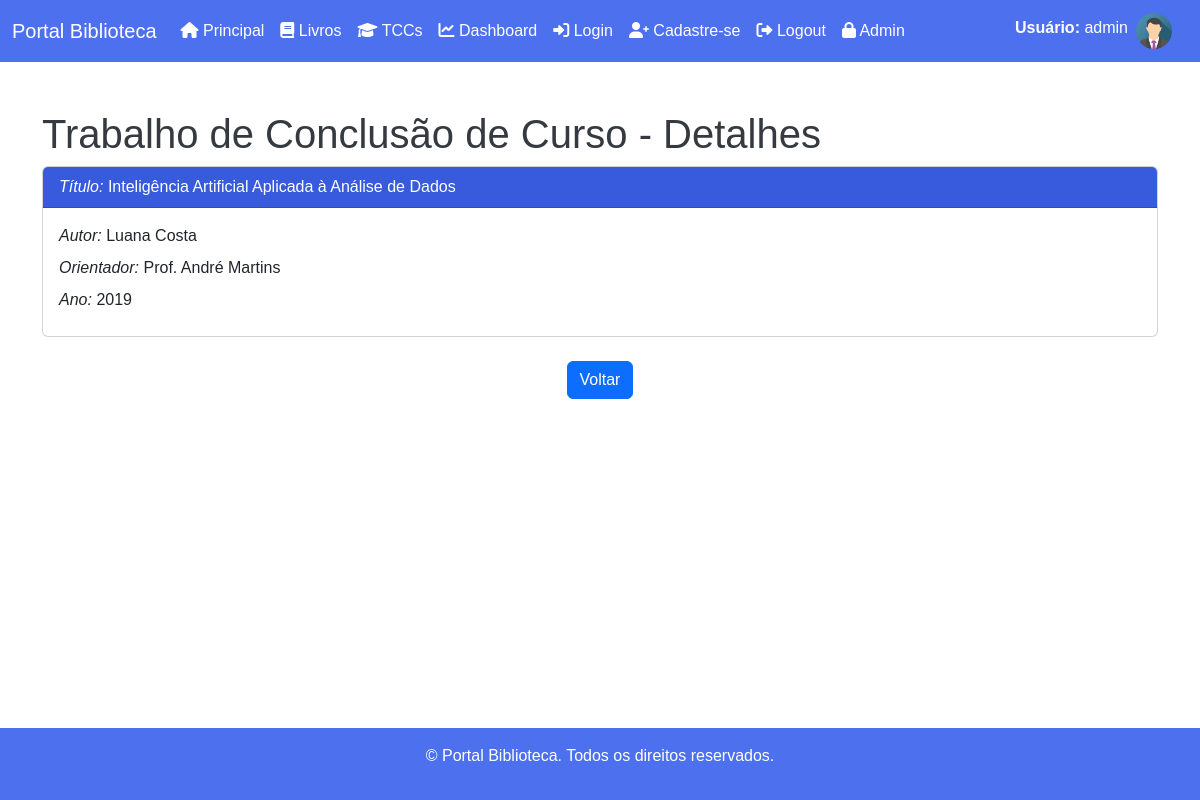
Screenshot of /tccs/detalhes/3 (signed in) with the database file from the repository.
### biblioteca/models.py (models this page shows, shortened)
class TCC(models.Model):
    titulo = models.CharField(max_length=255)
    autor = models.CharField(max_length=255)
    orientador = models.CharField(max_length=255)
    ano = models.IntegerField()

### biblioteca/views.py (the view)
# urls.py: path('tccs/detalhes/<int:id>', views.tcc_detalhes, name='tcc_detalhes'),
def tcc_detalhes(request, id):
    tcc = TCC.objects.get(id=id)
    context = {
        'tcc': tcc,
    }
    template = loader.get_template('tcc_detalhes.html')
    return HttpResponse(template.render(context, request))

### biblioteca/templates/tcc_detalhes.html (shortened to what this page needs)
{% extends "base.html" %}
{% block conteudo %}
    <main class="container mt-5">
        <h1>Trabalho de Conclusão de Curso - Detalhes</h1>
        <div class="card">
            <div class="card-header card-title-obra">
                <em>Título:</em> {{ tcc.titulo }}
            </div>
            <div class="card-body">
                <p class="card-title"><em>Autor:</em> {{ tcc.autor }}</p>
                <p class="card-title"><em>Orientador:</em> {{ tcc.orientador }}</p>
                <p class="card-title"><em>Ano:</em> {{ tcc.ano }}</p>
            </div>
        </div>
        <br>
        <center><a href="/tccs" class="btn btn-primary">Voltar</a></center>
    </main>
{% endblock %}

### biblioteca/templates/base.html (shortened to what this page needs)
{% load static %}
<!DOCTYPE html>
<html lang="pt-BR">
    <head>
        <link href="https://cdn.jsdelivr.net/npm/bootstrap@5.3.3/dist/css/bootstrap.min.css" rel="stylesheet">
        <link rel="stylesheet" href="https://cdnjs.cloudflare.com/ajax/libs/font-awesome/6.0.0-beta3/css/all.min.css">
        <link rel="stylesheet" href="{% static 'styles.css' %}">
    </head>
    <body>
        <header>
            <nav class="navbar navbar-expand-lg navbar-dark">
                <div class="container-fluid">
                    <a class="navbar-brand" href="/">Portal Biblioteca</a>
                    <div class="collapse navbar-collapse" id="navbarNav">
                        <ul class="navbar-nav">
                            <li class="nav-item">
                                <a class="nav-link active" href="/"><i class="fas fa-home"></i> Principal</a>
                            </li>
                            <li class="nav-item">
                                <a class="nav-link active" href="/livros"><i class="fas fa-book"></i> Livros</a>
                            </li>
                            <li class="nav-item">
                                <a class="nav-link active" href="/tccs"><i class="fas fa-graduation-cap"></i> TCCs</a>
                            </li>
                            <li class="nav-item">
                                <a class="nav-link active" href="/dashboard"><i class="fas fa-chart-line"></i> Dashboard</a>
                            </li>
                            <li class="nav-item">
                                <a class="nav-link active" href="/auth/login"><i class="fas fa-sign-in-alt"></i> Login</a>
                            </li>
                            <li class="nav-item">
                                <a class="nav-link active" href="/auth/cadastro"><i class="fas fa-user-plus"></i> Cadastre-se</a>
                            </li>
                            <li class="nav-item">
                                <a class="nav-link active" href="/auth/logout"><i class="fas fa-sign-out-alt"></i> Logout</a>
                            </li>
                            <li class="nav-item">
                                <a class="nav-link active" href="/admin"><i class="fa-solid fa-lock"></i> Admin</a>
                            </li>
                        </ul>
                        <ul class="navbar-nav ms-auto">
                            {% if user.is_authenticated %}
                                <li class="nav-item">
                                    <a class="nav-link active" href="#"><b>Usuário:</b> {{ user.username }}</a>
                                </li>
                                <a class="navbar-brand" href="#">
                                    <img src="{% static 'img_avatar.png' %}" alt="Avatar" style="width:36px;" class="rounded-pill">
                                </a>
                            {% endif %}
                        </ul>
                    </div>
                </div>
            </nav>
        </header>
        {% block conteudo %}
        {% endblock %}
        <footer class="text-white text-center p-3 mt-5">
            <p>&copy; Portal Biblioteca. Todos os direitos reservados.</p>
        </footer>
    </body>
</html>

### static/styles.css (style rules this page uses)
body { font-family: Arial, sans-serif; min-height: 100vh; display: flex; flex-direction: column; }
h1 { color: #343a40; }
header { background-color: #4D70EF; }
main { flex: 1; }
footer { width: 100%; background-color: #4D70EF; margin-top: auto; }
.card { transition: transform 0.3s ease; }
.card-title-obra { background-color: #375BDC; color: white; }

### rows the page displays
TCC: titulo "Inteligência Artificial Aplicada à Análise de Dados", autor "Luana Costa", orientador "Prof. André Martins", ano "2019"

### other values shown
{{ user.username }} "admin"
